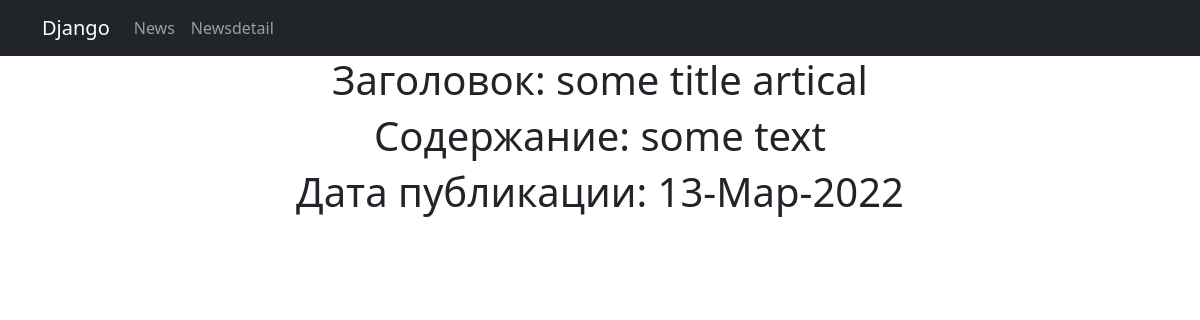
The page /news/2 on the database its author committed.
### arandnw/models.py (models this page shows, shortened)
class Post(models.Model):
    author = models.ForeignKey(Author, on_delete=models.CASCADE)
    NEWS = "NW"
    ARTICLE = "AR"
    Choices = (
        (NEWS, "Новость"),
        (ARTICLE, "Статья"),
    )
    categoryType = models.CharField(max_length=2, choices=Choices, default=ARTICLE)
    dateCreation = models.DateTimeField(auto_now_add=True)
    postCategory = models.ManyToManyField(Category, through="PostCategory")
    title = models.CharField(max_length=256)
    text = models.TextField()
    rating = models.SmallIntegerField(default=0)

### arandnw/views.py (the view)
# urls.py: path('<int:pk>', NewsDetail.as_view()),
class NewsDetail(DetailView):
    model = Post
    template_name = 'newsdetail.html'
    context_object_name = 'newsdetail'

### arandnw/templatetags/custom_filters.py (called while the page is built)
@register.filter(name='Censor')
def Censor(value):
    if not isinstance(value, str):
        raise ValueError('Нельзя цензурировать не строку')
    for word in WORDS:
        value = value.replace(word[1:], '*' * (len(word) - 1))
    return value

### templates/newsdetail.html (shortened to what this page needs)
{% extends 'flatpages/default.html' %}
{% load custom_filters %}
{% block content %}
<h1> Заголовок: {{ newsdetail.title|Censor }}</h1>
<h1>Содержание: {% filter Censor %} {{ newsdetail.text|truncatechars:50}} {% endfilter %}</h1>
<h1>Дата публикации: {{ newsdetail.dateCreation|date:"d-M-Y"}}</h1>
{% endblock content %}

### rows shown on the page
Post: title|Censor "some title artical", text "some text", dateCreation "13-Мар-2022"
